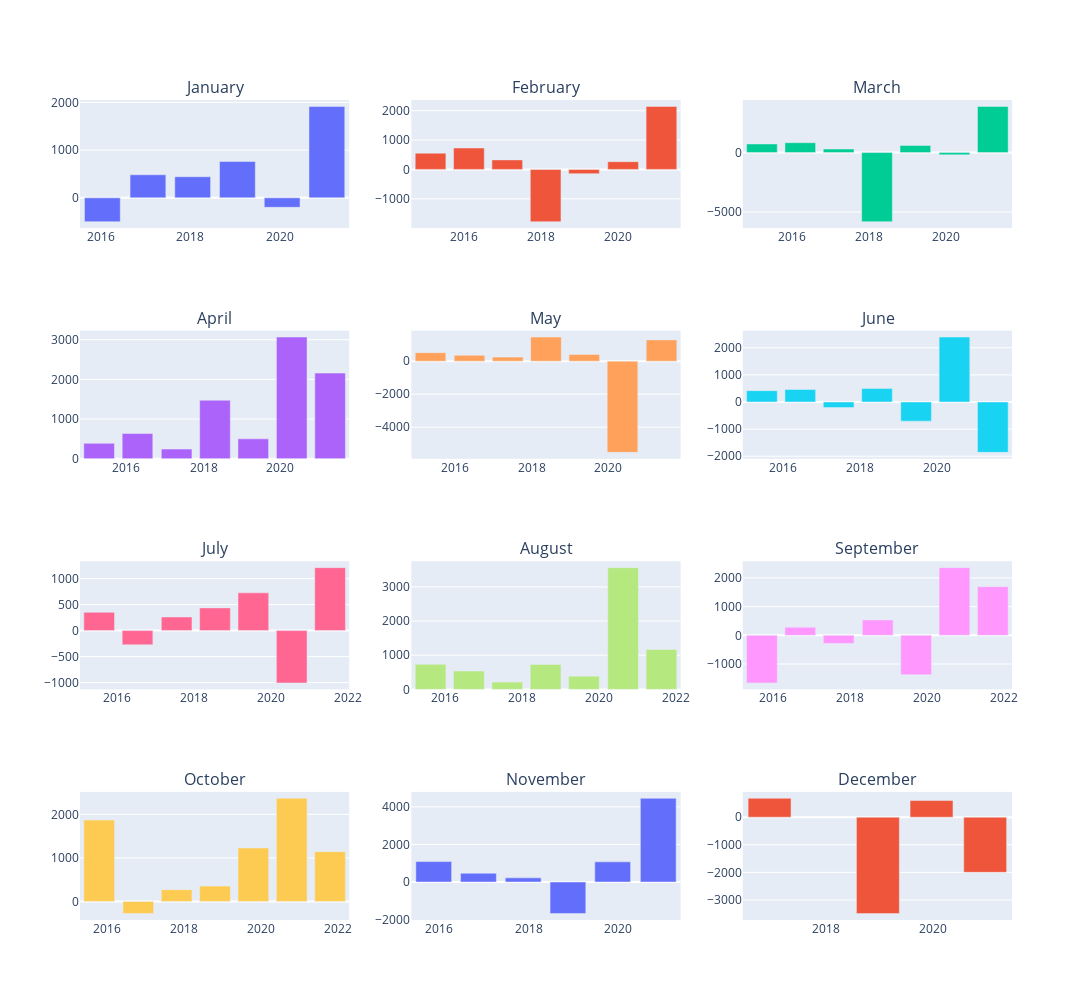

The code cell stored with this chart in its notebook:
### Code cell
fig = make_subplots(rows=4, cols=3, subplot_titles = ['January', 'February', 'March', 'April', 'May', 'June', 'July', 'August', 'September', 'October', 'November', 'December'] )

n = 0
for i in range(1,5):
    for j in range(1, 4):
        n += 1
        x = df1['Exp_date'].loc[(df1['Exp_date'].dt.month==n)]
        y = df1['Total Profit/Loss'].loc[(df1['Exp_date'].dt.month==n)]
        fig.add_trace(
            go.Bar(x=x , y=y,showlegend=False),
            row=i, col=j
        )
fig.update_layout(height=1000, width=1100)

fig.show()

### Figure 1 — Plotly figure (JSON) as saved in the notebook; plotly's stock layout.template omitted (floating-point values rounded to 4 significant figures)
{"data": [{"showlegend": false, "type": "bar", "x": ["2016-01-15T00:00:00", "2017-01-20T00:00:00", "2018-01-19T00:00:00", "2019-01-18T00:00:00", "2020-01-17T00:00:00", "2021-01-15T00:00:00"], "xaxis": "x", "y": [-500.0, 484, 442, 761, -198, 1916], "yaxis": "y"}, {"showlegend": false, "type": "bar", "x": ["2015-02-20T00:00:00", "2016-02-19T00:00:00", "2017-02-17T00:00:00", "2018-02-16T00:00:00", "2019-02-15T00:00:00", "2020-02-21T00:00:00", "2021-02-19T00:00:00"], "xaxis": "x2", "y": [552, 730, 325, -1781, -144.0, 263, 2146], "yaxis": "y2"}, {"showlegend": false, "type": "bar", "x": ["2015-03-20T00:00:00", "2016-03-18T00:00:00", "2017-03-17T00:00:00", "2018-03-16T00:00:00", "2019-03-15T00:00:00", "2020-03-20T00:00:00", "2021-03-19T00:00:00"], "xaxis": "x3", "y": [727, 832, 300, -5824, 599, -190, 3889], "yaxis": "y3"}, {"showlegend": false, "type": "bar", "x": ["2015-04-17T00:00:00", "2016-04-15T00:00:00", "2017-04-21T00:00:00", "2018-04-20T00:00:00", "2019-04-18T00:00:00", "2020-04-17T00:00:00", "2021-04-16T00:00:00"], "xaxis": "x4", "y": [388, 635.0, 243, 1474, 501, 3067, 2159], "yaxis": "y4"}, {"showlegend": false, "type": "bar", "x": ["2015-05-15T00:00:00", "2016-05-20T00:00:00", "2017-05-19T00:00:00", "2018-05-18T00:00:00", "2019-05-17T00:00:00", "2020-05-15T00:00:00", "2021-05-21T00:00:00"], "xaxis": "x5", "y": [513, 358, 248, 1466, 410, -5527.0, 1293], "yaxis": "y5"}, {"showlegend": false, "type": "bar", "x": ["2015-06-19T00:00:00", "2016-06-17T00:00:00", "2017-06-16T00:00:00", "2018-06-15T00:00:00", "2019-06-21T00:00:00", "2020-06-19T00:00:00", "2021-06-18T00:00:00"], "xaxis": "x6", "y": [418, 460, -207, 495, -707.0, 2395, -1857], "yaxis": "y6"}, {"showlegend": false, "type": "bar", "x": ["2015-07-17T00:00:00", "2016-07-15T00:00:00", "2017-07-21T00:00:00", "2018-07-20T00:00:00", "2019-07-19T00:00:00", "2020-07-17T00:00:00", "2021-07-16T00:00:00"], "xaxis": "x7", "y": [352, -274.0, 262, 437, 726, -1008, 1211], "yaxis": "y7"}, {"showlegend": false, "type": "bar", "x": ["2015-08-21T00:00:00", "2016-08-19T00:00:00", "2017-08-18T00:00:00", "2018-08-17T00:00:00", "2019-08-16T00:00:00", "2020-08-21T00:00:00", "2021-08-20T00:00:00"], "xaxis": "x8", "y": [733.0, 538, 213, 731, 386, 3563, 1167], "yaxis": "y8"}, {"showlegend": false, "type": "bar", "x": ["2015-09-18T00:00:00", "2016-09-16T00:00:00", "2017-09-15T00:00:00", "2018-09-21T00:00:00", "2019-09-20T00:00:00", "2020-09-18T00:00:00", "2021-09-17T00:00:00"], "xaxis": "x9", "y": [-1659, 280, -283, 534, -1377, 2355, 1693], "yaxis": "y9"}, {"showlegend": false, "type": "bar", "x": ["2015-10-16T00:00:00", "2016-10-21T00:00:00", "2017-10-20T00:00:00", "2018-10-19T00:00:00", "2019-10-18T00:00:00", "2020-10-16T00:00:00", "2021-10-15T00:00:00"], "xaxis": "x10", "y": [1869, -279, 271, 352, 1228, 2369, 1144], "yaxis": "y10"}, {"showlegend": false, "type": "bar", "x": ["2015-11-20T00:00:00", "2016-11-18T00:00:00", "2017-11-17T00:00:00", "2018-11-16T00:00:00", "2019-11-15T00:00:00", "2020-11-20T00:00:00"], "xaxis": "x11", "y": [1085, 466, 220, -1681, 1073, 4453], "yaxis": "y11"}, {"showlegend": false, "type": "bar", "x": ["2016-12-16T00:00:00", "2018-12-21T00:00:00", "2019-12-20T00:00:00", "2020-12-18T00:00:00"], "xaxis": "x12", "y": [686, -3494.0, 604, -1998.0], "yaxis": "y12"}], "layout": {"annotations": [{"font": {"size": 16}, "showarrow": false, "text": "January", "x": 0.1444, "xanchor": "center", "xref": "paper", "y": 1, "yanchor": "bottom", "yref": "paper"}, {"font": {"size": 16}, "showarrow": false, "text": "February", "x": 0.5, "xanchor": "center", "xref": "paper", "y": 1, "yanchor": "bottom", "yref": "paper"}, {"font": {"size": 16}, "showarrow": false, "text": "March", "x": 0.8556, "xanchor": "center", "xref": "paper", "y": 1, "yanchor": "bottom", "yref": "paper"}, {"font": {"size": 16}, "showarrow": false, "text": "April", "x": 0.1444, "xanchor": "center", "xref": "paper", "y": 0.7188, "yanchor": "bottom", "yref": "paper"}, {"font": {"size": 16}, "showarrow": false, "text": "May", "x": 0.5, "xanchor": "center", "xref": "paper", "y": 0.7188, "yanchor": "bottom", "yref": "paper"}, {"font": {"size": 16}, "showarrow": false, "text": "June", "x": 0.8556, "xanchor": "center", "xref": "paper", "y": 0.7188, "yanchor": "bottom", "yref": "paper"}, {"font": {"size": 16}, "showarrow": false, "text": "July", "x": 0.1444, "xanchor": "center", "xref": "paper", "y": 0.4375, "yanchor": "bottom", "yref": "paper"}, {"font": {"size": 16}, "showarrow": false, "text": "August", "x": 0.5, "xanchor": "center", "xref": "paper", "y": 0.4375, "yanchor": "bottom", "yref": "paper"}, {"font": {"size": 16}, "showarrow": false, "text": "September", "x": 0.8556, "xanchor": "center", "xref": "paper", "y": 0.4375, "yanchor": "bottom", "yref": "paper"}, {"font": {"size": 16}, "showarrow": false, "text": "October", "x": 0.1444, "xanchor": "center", "xref": "paper", "y": 0.1562, "yanchor": "bottom", "yref": "paper"}, {"font": {"size": 16}, "showarrow": false, "text": "November", "x": 0.5, "xanchor": "center", "xref": "paper", "y": 0.1562, "yanchor": "bottom", "yref": "paper"}, {"font": {"size": 16}, "showarrow": false, "text": "December", "x": 0.8556, "xanchor": "center", "xref": "paper", "y": 0.1562, "yanchor": "bottom", "yref": "paper"}], "height": 1000, "width": 1100, "xaxis": {"anchor": "y", "autorange": true, "domain": [0, 0.2889], "range": ["2015-07-17", "2021-07-16"], "type": "date"}, "xaxis10": {"anchor": "y10", "autorange": true, "domain": [0, 0.2889], "range": ["2015-04-17", "2022-04-15"], "type": "date"}, "xaxis11": {"anchor": "y11", "autorange": true, "domain": [0.3556, 0.6444], "range": ["2015-05-22", "2021-05-21"], "type": "date"}, "xaxis12": {"anchor": "y12", "autorange": true, "domain": [0.7111, 1], "range": ["2016-06-17", "2021-06-18"], "type": "date"}, "xaxis2": {"anchor": "y2", "autorange": true, "domain": [0.3556, 0.6444], "range": ["2014-08-22", "2021-08-20"], "type": "date"}, "xaxis3": {"anchor": "y3", "autorange": true, "domain": [0.7111, 1], "range": ["2014-09-19", "2021-09-17"], "type": "date"}, "xaxis4": {"anchor": "y4", "autorange": true, "domain": [0, 0.2889], "range": ["2014-10-17 12:00", "2021-10-14 12:00"], "type": "date"}, "xaxis5": {"anchor": "y5", "autorange": true, "domain": [0.3556, 0.6444], "range": ["2014-11-14", "2021-11-19"], "type": "date"}, "xaxis6": {"anchor": "y6", "autorange": true, "domain": [0.7111, 1], "range": ["2014-12-19", "2021-12-17"], "type": "date"}, "xaxis7": {"anchor": "y7", "autorange": true, "domain": [0, 0.2889], "range": ["2015-01-16", "2022-01-14"], "type": "date"}, "xaxis8": {"anchor": "y8", "autorange": true, "domain": [0.3556, 0.6444], "range": ["2015-02-20", "2022-02-18"], "type": "date"}, "xaxis9": {"anchor": "y9", "autorange": true, "domain": [0.7111, 1], "range": ["2015-03-20", "2022-03-18"], "type": "date"}, "yaxis": {"anchor": "x", "autorange": true, "domain": [0.8438, 1], "range": [-634.2, 2050.0], "type": "linear"}, "yaxis10": {"anchor": "x10", "autorange": true, "domain": [0, 0.1562], "range": [-426.1, 2516.0], "type": "linear"}, "yaxis11": {"anchor": "x11", "autorange": true, "domain": [0, 0.1562], "range": [-2022.0, 4794.0], "type": "linear"}, "yaxis12": {"anchor": "x12", "autorange": true, "domain": [0, 0.1562], "range": [-3726.0, 918.2], "type": "linear"}, "yaxis2": {"anchor": "x2", "autorange": true, "domain": [0.8438, 1], "range": [-1999.0, 2364.0], "type": "linear"}, "yaxis3": {"anchor": "x3", "autorange": true, "domain": [0.8438, 1], "range": [-6364.0, 4429.0], "type": "linear"}, "yaxis4": {"anchor": "x4", "autorange": true, "domain": [0.5625, 0.7188], "range": [0, 3228.0], "type": "linear"}, "yaxis5": {"anchor": "x5", "autorange": true, "domain": [0.5625, 0.7188], "range": [-5915.0, 1854.0], "type": "linear"}, "yaxis6": {"anchor": "x6", "autorange": true, "domain": [0.5625, 0.7188], "range": [-2093.0, 2631.0], "type": "linear"}, "yaxis7": {"anchor": "x7", "autorange": true, "domain": [0.2812, 0.4375], "range": [-1131.0, 1334.0], "type": "linear"}, "yaxis8": {"anchor": "x8", "autorange": true, "domain": [0.2812, 0.4375], "range": [0, 3751.0], "type": "linear"}, "yaxis9": {"anchor": "x9", "autorange": true, "domain": [0.2812, 0.4375], "range": [-1882, 2578], "type": "linear"}}}
